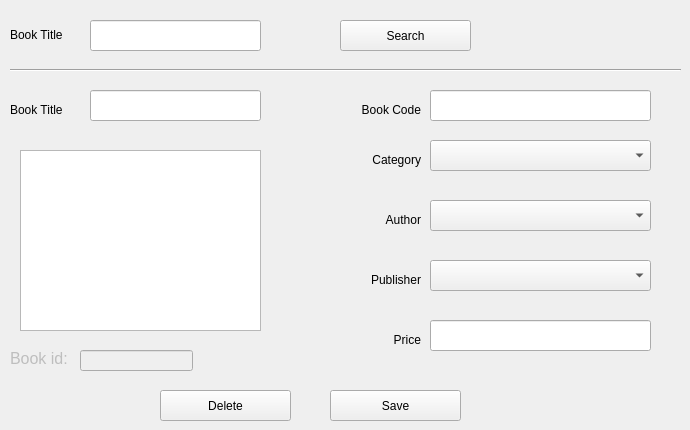
      <widget class="QWidget" name="tab_6">
       <attribute name="title">
        <string>Edit Book</string>
       </attribute>
       <widget class="QLabel" name="label_21">
        <property name="geometry">
         <rect>
          <x>370</x>
          <y>210</y>
          <width>51</width>
          <height>20</height>
         </rect>
        </property>
        <property name="text">
         <string>Author</string>
        </property>
        <property name="alignment">
         <set>Qt::AlignRight|Qt::AlignTrailing|Qt::AlignVCenter</set>
        </property>
       </widget>
       <widget class="QLabel" name="label_22">
        <property name="geometry">
         <rect>
          <x>350</x>
          <y>270</y>
          <width>71</width>
          <height>20</height>
         </rect>
        </property>
        <property name="text">
         <string>Publisher</string>
        </property>
        <property name="alignment">
         <set>Qt::AlignRight|Qt::AlignTrailing|Qt::AlignVCenter</set>
        </property>
       </widget>
       <widget class="QLineEdit" name="edit_book_code">
        <property name="geometry">
         <rect>
          <x>430</x>
          <y>90</y>
          <width>221</width>
          <height>31</height>
         </rect>
        </property>
       </widget>
       <widget class="QComboBox" name="edit_book_publisher">
        <property name="geometry">
         <rect>
          <x>430</x>
          <y>260</y>
          <width>221</width>
          <height>31</height>
         </rect>
        </property>
        <property name="placeholderText">
         <string>Publisher</string>
        </property>
       </widget>
       <widget class="QLineEdit" name="edit_book_title">
        <property name="geometry">
         <rect>
          <x>90</x>
          <y>90</y>
          <width>171</width>
          <height>31</height>
         </rect>
        </property>
       </widget>
       <widget class="QLabel" name="label_23">
        <property name="geometry">
         <rect>
          <x>370</x>
          <y>330</y>
          <width>51</width>
          <height>20</height>
         </rect>
        </property>
        <property name="text">
         <string>Price</string>
        </property>
        <property name="alignment">
         <set>Qt::AlignRight|Qt::AlignTrailing|Qt::AlignVCenter</set>
        </property>
       </widget>
       <widget class="QLabel" name="label_24">
        <property name="geometry">
         <rect>
          <x>350</x>
          <y>150</y>
          <width>71</width>
          <height>20</height>
         </rect>
        </property>
        <property name="text">
         <string>Category</string>
        </property>
        <property name="alignment">
         <set>Qt::AlignRight|Qt::AlignTrailing|Qt::AlignVCenter</set>
        </property>
       </widget>
       <widget class="QComboBox" name="edit_book_author">
        <property name="geometry">
         <rect>
          <x>430</x>
          <y>200</y>
          <width>221</width>
          <height>31</height>
         </rect>
        </property>
        <property name="placeholderText">
         <string>Author</string>
        </property>
       </widget>
       <widget class="QLabel" name="label_25">
        <property name="geometry">
         <rect>
          <x>340</x>
          <y>100</y>
          <width>81</width>
          <height>20</height>
         </rect>
        </property>
        <property name="text">
         <string>Book Code</string>
        </property>
        <property name="alignment">
         <set>Qt::AlignRight|Qt::AlignTrailing|Qt::AlignVCenter</set>
        </property>
       </widget>
       <widget class="QLabel" name="label_26">
        <property name="geometry">
         <rect>
          <x>10</x>
          <y>100</y>
          <width>71</width>
          <height>20</height>
         </rect>
        </property>
        <property name="text">
         <string>Book Title</string>
        </property>
       </widget>
       <widget class="QLineEdit" name="edit_book_price">
        <property name="geometry">
         <rect>
          <x>430</x>
          <y>320</y>
          <width>221</width>
          <height>31</height>
         </rect>
        </property>
       </widget>
       <widget class="QComboBox" name="edit_book_category">
        <property name="geometry">
         <rect>
          <x>430</x>
          <y>140</y>
          <width>221</width>
          <height>31</height>
         </rect>
        </property>
        <property name="placeholderText">
         <string>Category</string>
        </property>
       </widget>
       <widget class="QPushButton" name="btn_edit_book_save">
        <property name="geometry">
         <rect>
          <x>330</x>
          <y>390</y>
          <width>131</width>
          <height>31</height>
         </rect>
        </property>
        <property name="text">
         <string>Save</string>
        </property>
       </widget>
       <widget class="QLabel" name="label_27">
        <property name="geometry">
         <rect>
          <x>10</x>
          <y>19</y>
          <width>81</width>
          <height>31</height>
         </rect>
        </property>
        <property name="text">
         <string>Book Title</string>
        </property>
       </widget>
       <widget class="QLineEdit" name="book_title_search">
        <property name="geometry">
         <rect>
          <x>90</x>
          <y>20</y>
          <width>171</width>
          <height>31</height>
         </rect>
        </property>
       </widget>
       <widget class="QPushButton" name="btn_book_search">
        <property name="geometry">
         <rect>
          <x>340</x>
          <y>20</y>
          <width>131</width>
          <height>31</height>
         </rect>
        </property>
        <property name="text">
         <string>Search</string>
        </property>
       </widget>
       <widget class="Line" name="line">
        <property name="geometry">
         <rect>
          <x>10</x>
          <y>60</y>
          <width>671</width>
          <height>20</height>
         </rect>
        </property>
        <property name="orientation">
         <enum>Qt::Horizontal</enum>
        </property>
       </widget>
       <widget class="QPushButton" name="btn_edit_book_delete">
        <property name="geometry">
         <rect>
          <x>160</x>
          <y>390</y>
          <width>131</width>
          <height>31</height>
         </rect>
        </property>
        <property name="text">
         <string>Delete</string>
        </property>
       </widget>
       <widget class="QTextEdit" name="edit_book_description">
        <property name="geometry">
         <rect>
          <x>20</x>
          <y>150</y>
          <width>241</width>
          <height>181</height>
         </rect>
        </property>
       </widget>
       <widget class="QLabel" name="label_11">
        <property name="enabled">
         <bool>false</bool>
        </property>
        <property name="geometry">
         <rect>
          <x>10</x>
          <y>350</y>
          <width>61</width>
          <height>16</height>
         </rect>
        </property>
        <property name="font">
         <font>
          <pointsize>12</pointsize>
          <italic>false</italic>
          <bold>false</bold>
         </font>
        </property>
        <property name="text">
         <string>Book id:</string>
        </property>
       </widget>
       <widget class="QLineEdit" name="edit_book_id">
        <property name="enabled">
         <bool>false</bool>
        </property>
        <property name="geometry">
         <rect>
          <x>80</x>
          <y>350</y>
          <width>113</width>
          <height>21</height>
         </rect>
        </property>
        <property name="readOnly">
         <bool>true</bool>
        </property>
       </widget>
      </widget>
